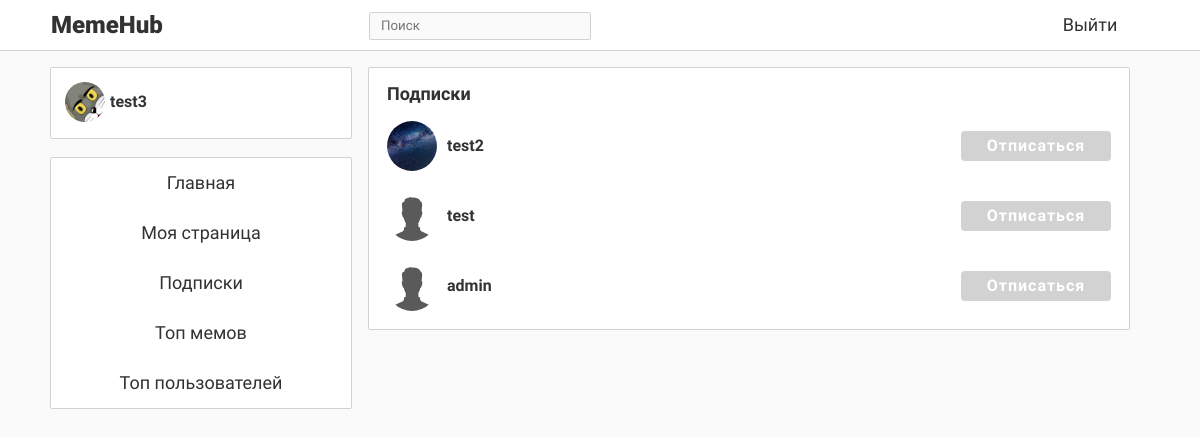
The app's page /subscribed (signed in), older data.
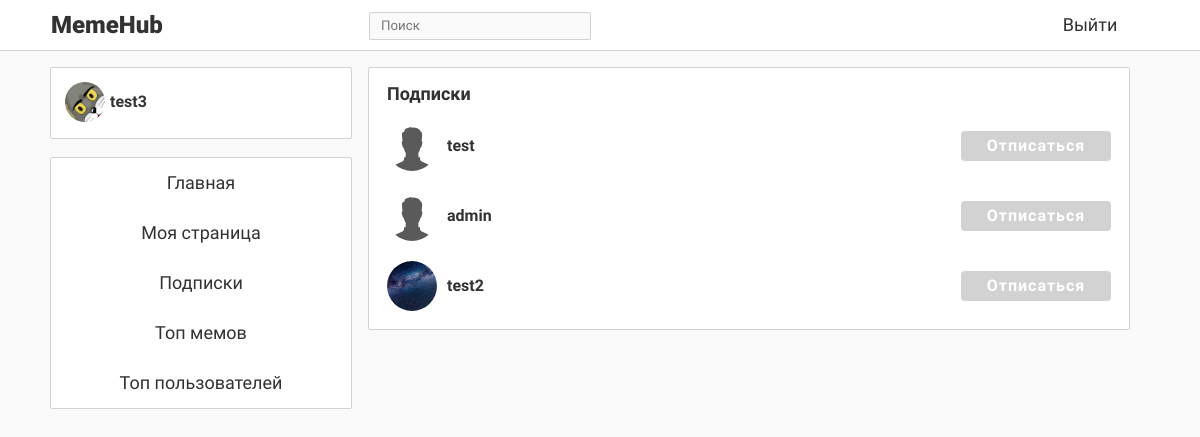
The same page, newer data.
### data/users.py (models this page shows, shortened)
class User(SqlAlchemyBase, UserMixin, SerializerMixin):
    __tablename__ = 'users'
    id = sqlalchemy.Column(sqlalchemy.Integer,
                           primary_key=True, autoincrement=True)
    email = sqlalchemy.Column(sqlalchemy.String, unique=True, index=True, nullable=False)
    role = sqlalchemy.Column(sqlalchemy.Integer, default=0)
    hashed_password = sqlalchemy.Column(sqlalchemy.String, nullable=False)
    alias = sqlalchemy.Column(sqlalchemy.String, nullable=False)  # То, как пользователь подписан у других
    about = sqlalchemy.Column(sqlalchemy.String, nullable=True)
    bdate = sqlalchemy.Column(sqlalchemy.DateTime, nullable=True)
    memes = orm.relation("Meme", back_populates='author_')
    avatar = sqlalchemy.Column(sqlalchemy.String, default='default.png')
    liked = orm.relation("Meme", secondary='likes', backref='user', lazy='dynamic')
    repostes = orm.relation("Repost", back_populates='user_')
    subscribed = orm.relationship("User", secondary='subscribes',
                                  primaryjoin=(followers.c.subscriber == id),
                                  secondaryjoin=(followers.c.author == id),
                                  backref='subscriber', lazy='dynamic')
    subscribers = orm.relation("User", secondary='subscribes',
                               primaryjoin=(followers.c.author == id),
                               secondaryjoin=(followers.c.subscriber == id),
                               backref='author', lazy='dynamic')
    rating = sqlalchemy.Column(sqlalchemy.Integer, default=0)
    def get_info(self):
        return {'username': self.alias, 'avatar': '../../static/img/avatars/' + self.avatar, 'id': self.id}

### main.py (the view)
@app.route('/subscribed', methods=['GET', 'POST'])
def subscribed():
    session = db_session.create_session()
    data = gen_data()
    data['subscribes'] = [i.get_info() for i in load_user(current_user.id).subscribed]
    return render_template('subscribed.html', title='Добавить тег', current_user=current_user, data=data)

### auxiliary/meme_selector.py (called while the page is built)
def get_from_memes(lst, bs=(0, 0)):  # bs - barriers
    sted = sorted(lst, key=lambda x: x.publication_date)
    return sted[-bs[0]:-bs[1]] if bs[1] else sted[-bs[0]:]

def get_pubs(*us, bs=(0, 0)) -> list:  # bs - barriers
    res = []
    for u in us:
        res += sorted(list(u.repostes) + list(u.memes), key=lambda x: x.publication_date, reverse=True)
    if bs:
        res = res[-bs[0]:-bs[1]] if bs[1] else res[-bs[0]:]
    return res

def get_basis(uid):
    ses = create_session()
    user = ses.query(User).get(uid)  # Получаем пользователя
    liked = get_from_memes(user.liked, (LIKED_MEMES_BASIS, 0))
    return liked

def get_tags(*memes_list):
    tags = {}
    for meme in memes_list:
        for tag in meme.tags:
            tags[tag.id] = tags.get(tag.id, 0) + 1
    return tags

def get_most_popular():
    ses = create_session()
    return sorted(ses.query(Meme), key=lambda x: len(list(x.likes)), reverse=True)[:TOP_LEN]

### data/db_session.py (called while the page is built)
def create_session() -> Session:
    global __factory
    return __factory()

### data/memes.py (called while the page is built)
    def __eq__(self, other):
        return self.id == other.id

    def __hash__(self):
        return hash(str(self.id) + 'm')

### templates/subscribed.html (shortened to what this page needs)
{% extends "base.html" %}
{% block content %}
    <div class="meme_block fixed_block">
        <div class="publish_block">
            <div class="pub_head">Подписки</div>
            {% for user in data['subscribes'] %}
                <div class="subs_block" id="subs_{{ user["id"] }}">
                    <div class="subs_user_block">
                        <a href="/author/{{ user["id"] }}"><img src="{{ user['avatar'] }}" class="subs_img"></a>
                        <a href="/author/{{ user["id"] }}"><div class="subs_username">{{ user['username'] }}</div></a>
                    </div>
                    <div class="subs_button" onclick="unsub_click('{{ user["id"] }}', 'subs_{{ user["id"] }}');">Отписаться</div>
                </div>
            {% endfor %}
        </div>
    </div>
{% endblock %}

Row changes from the older to the newer data that the page shows:
changed User "test2": moves down the list
